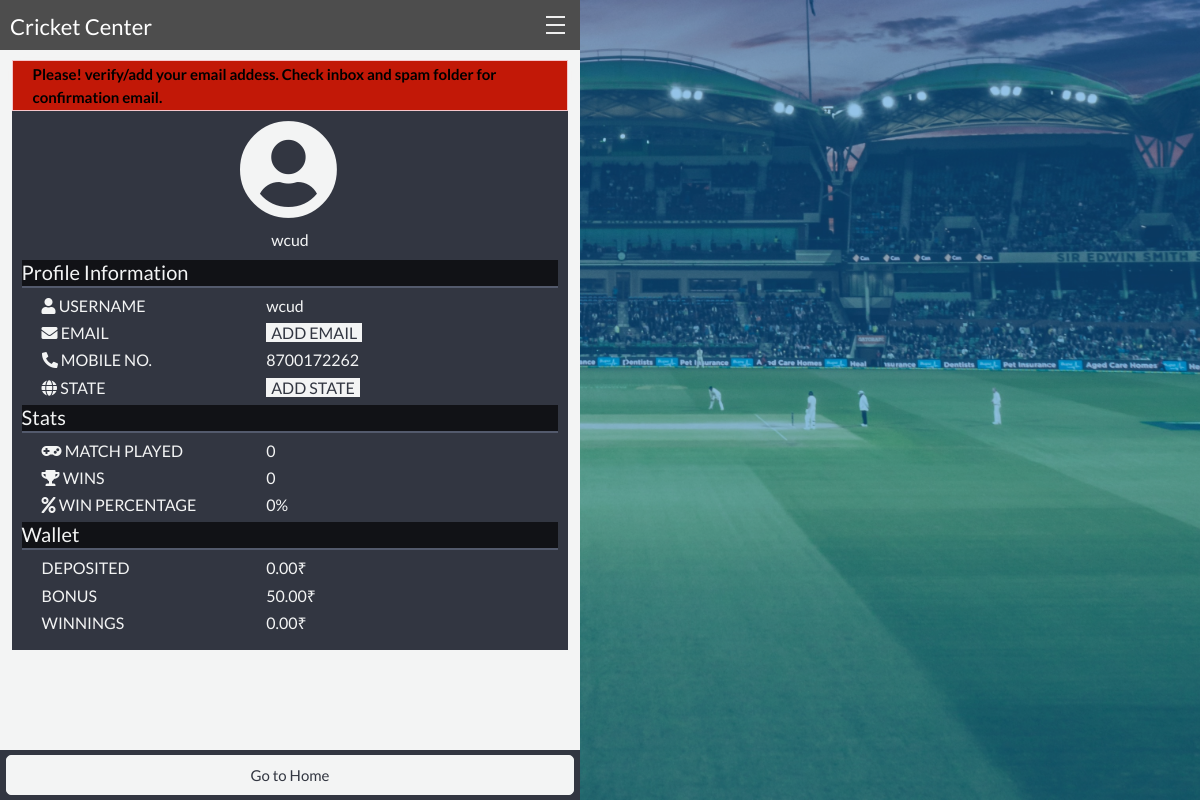
The app's page /accounts/profile/ (signed in) with its own data.
### accounts/models.py (models this page shows, shortened)
class User(AbstractBaseUser):
    username = models.CharField(max_length=64, unique=True, validators=[RegexValidator(regex=USERNAME_REGX, message="Username only contain A-Z,a-z,0-9 or . _ -", code="Invalid Username")])
    email = models.EmailField(
        verbose_name='email address',
        max_length=255,
        unique=True,
        blank=True,
        null=True,
    )
    is_active = models.BooleanField(default=True)
    is_admin = models.BooleanField(default=False)
    is_staff = models.BooleanField(default=False)
    objects = MyUserManager()
    USERNAME_FIELD = 'username'
    REQUIRED_FIELDS = []

class Profile(models.Model):
    user = models.OneToOneField(settings.AUTH_USER_MODEL, on_delete=models.CASCADE)
    phone_regex = RegexValidator(regex=r'^\d{10}$', message="Please Enter Correct Mobile Number...")
    phone_number = models.CharField(validators=[phone_regex], max_length=17, blank=False, unique=True)
    state = models.CharField(max_length=50, choices=STATES, blank=True, default=STATES[0][0])
    balance = models.DecimalField(max_digits=8, decimal_places=2, default=0)
    bonus = models.DecimalField(max_digits=4, decimal_places=2, default=50)
    widhdrawable_balance = models.DecimalField(max_digits=8, decimal_places=2, default=0)
    match_played = models.IntegerField(default=0)
    contest_played = models.IntegerField(default=0)
    total_wins = models.IntegerField(default=0)
    is_email_confirmed = models.BooleanField(default=False)

### accounts/views.py (the view)
@login_required(login_url='IndexView')
def ProfileView(request):
    user_obj = User.objects.filter(id=request.user.id).first()
    is_email_confirmed = user_obj.profile.is_email_confirmed
    return render(request, 'accounts/profile.html', context={"user": user_obj,'is_email_confirmed':is_email_confirmed})

### templates/accounts/profile.html (shortened to what this page needs)
{% extends "cricket_center_base.html" %}
{% load staticfiles %}
{% load widget_tweaks %}
{% load user_agents %}
{% block stylesheets %}
  {{block.super}}
{% endblock stylesheets %}
{% block other_page_content %}
  <div class="MainBackground">
    <div class="color-overlay">
    </div>
  </div>
  <div class="MatchAreaForMatch">
    <div class="MainPageHeader">
      {% if not is_email_confirmed %}
        <div class="alert alert-danger alert-dismissible AlertEmail">
          <button type="button" class="close" data-dismiss="alert"></button>
          <strong>Please! verify/add your email addess. Check inbox and spam folder for confirmation email.</strong>
        </div>
      {% endif %}
        <center>
          <p class="ProfileContent">PROFILE</p>
        </center>
    </div>
    <div class="InfoConatinerOfPage">
      <div class="MainProfileContent">
        <div class="MainImageContainer">
          <i class="fas fa-user-circle" style="font-size:100px;"></i>
        </div>
        <center><h6 class="UserNameHeader">{{user.username}}</h6></center>
      </div>
      <h5 class="InformationHeader">Profile Information</h5>
      <div class="MainConrainerOfInfoContainer">
        <div class="ProfileInformationContainer">
          <h6 class="InfoHeaderContainer"><span class="fa fa-user"></span> USERNAME</h6>
          <h6 class="InfoHeaderContainer"><span class="fa fa-envelope"></span> EMAIL</h6>
          <h6 class="InfoHeaderContainer"><span class="fa fa-phone fa-rotate-90"></span> MOBILE NO.</h6>
          <h6 class="InfoHeaderContainer"><span class="fa fa-globe"></span> STATE</h6>
        </div>
        <div class="InformationContainer">
          <h6>{{user.username}}</h6>
          {% if not user.profile.is_email_confirmed and user.email is None%}
            <a href={% url 'accounts:add_email' %} class="AddInfoLink"><h6><span class="AddInfo">ADD EMAIL</span></h6></a>
          {% elif not user.profile.is_email_confirmed %}
            <h6>{{user.email}} &nbsp;&nbsp;<a href={% url 'accounts:add_email' %} class="AddInfoLink"><span class="AddInfo">EDIT</span></a></h6>
          {% else %}
            <h6>{{user.email}}</h6>
          {% endif %}
          <h6>{{user.profile.phone_number}}</h6>
          {% if user.profile.state == "Add state" %}
            <a href={% url 'accounts:add_state' %} class="AddInfoLink"><h6><span class="AddInfo">ADD STATE</span></h6></a>
          {% else %}
            <h6>{{user.profile.state}}</h6>
          {% endif %}
        </div>
      </div>
      <h5 class="InformationHeader">Stats</h5>
      <div class="MainConrainerOfInfoContainer">
        <div class="ProfileInformationContainer">
          <h6 class="InfoHeaderContainer"><span class="fa fa-gamepad"></span> MATCH PLAYED</h6>
          <h6 class="InfoHeaderContainer"><span class="fa fa-trophy"></span> WINS</h6>
          <h6 class="InfoHeaderContainer"><span class="fa fa-percent"></span> WIN PERCENTAGE</h6>
        </div>
        <div class="InformationContainer">
          <h6>{{user.profile.match_played}}</h6>
          <h6>{{user.profile.total_wins}}</h6>
          <h6>{% widthratio user.profile.total_wins user.profile.match_played 100 %}%</h6>
        </div>
      </div>
      <h5 class="InformationHeader">Wallet</h5>
      <div  class="MainConrainerOfInfoContainer">
        <div class="ProfileInformationContainer">
          <h6 class="InfoHeaderContainer"> DEPOSITED</h6>
          <h6 class="InfoHeaderContainer"> BONUS</h6>
          <h6 class="InfoHeaderContainer"> WINNINGS</h6>
        </div>
        <div class="InformationContainer">
          <h6>{{user.profile.balance}}₹</h6>
          <h6>{{user.profile.bonus}}₹</h6>
          <h6>{{user.profile.widhdrawable_balance}}₹</h6>
        </div>
      </div>
    </div>
    <div class="footer">
      <a href="{% url 'cricket_center:cricket_center' %}"><button class="btn MainPageFooter">
        Go to Home
      </button></a>
    </div>
  </div>
{% endblock %}

### static/css/cricket_center_main.css (style rules this page uses)
.alert-danger { background-color:#c21807;color:#000;border-radius:0 }
.AlertEmail { position:relative;font-size:15px;padding-top:2px;padding-bottom:2px;z-index:100 }
.MatchAreaForMatch { position:relative;display:inline-block;width:580px;display:inline-block;height:-moz-calc(100vh - 98px);height:-webkit-calc(100vh - 98px);height:calc(100vh - 98px);overflow-x:auto;left:0;background-color:#f3f4f4;background-size:cover }
.MainBackground { background:url(../images/backoneOri.jpg) no-repeat center/cover;width:100vw;height:100%;position:absolute;margin:0;top:0;content:"";overflow:hidden }
.color-overlay { width:100%;height:100%;background:rgba(2,112,200,.7);opacity:.6;position:absolute }
body { font-family:Lato,sans-serif;font-weight:400;margin:0 }
* { box-sizing:border-box }
a { text-decoration:none }
button { border:none!important }
.footer { position:fixed;width:580px;height:50px;bottom:0;background-color:#323641 }
.AddInfo { position:relative;background-color:#f3f4f4;color:#323641;padding-left:5px;padding-right:5px;border-right:1px solid #323641 }
.MainPageHeader { top:10px;margin-bottom:20px;position:relative;height:30px!important;width:96%;left:2%;font-size:18px!important;background-color:#323641;border-radius:5px;color:#f3f4f4;-webkit-box-shadow:0 1px 7px;-moz-box-shadow:0 1px 7px;box-shadow:0 1px 7px }
.ProfileContent { position:relative;top:1px }
.InformationHeader { background-color:#111216;height:28px;border-bottom:2px solid #535a6c }
.InformationContainer { width:54%;display:inline-block }
.ProfileInformationContainer { width:45%;display:inline-block }
.MainConrainerOfInfoContainer { display:inline }
.InfoHeaderContainer { position:relative;left:20px }
.InfoConatinerOfPage { position:relative;width:96%;left:2%;color:#f3f4f4;background-color:#323641;margin-bottom:2%;padding:10px;text-align:justify }
.MainProfileContent { background-color:#323641;color:#f3f4f4;position:relative;width:100%;height:150px }
.MainImageContainer { position:relative;width:100px;height:100px;top:10px;border-radius:50%;left:50%;transform:translateX(-50%) }
.UserNameHeader { position:relative;top:20px;text-align:center }
.MainPageFooter { position:relative;width:98%;left:1%;background-color:#f3f4f4;border:1px solid #f3f4f4!important;border-radius:5px;font-size:15px;padding:6px 12px;color:#323641;top:10%;margin-right:5px;height:80% }

### records on screen
User: username "wcud", profile.phone_number "8700172262", profile.match_played "0", profile.total_wins "0", match_played "0", profile.balance "0.00", profile.bonus "50.00", profile.widhdrawable_balance "0.00"
